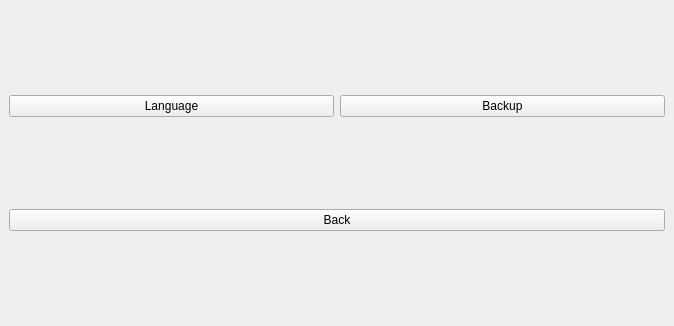
<?xml version="1.0" encoding="UTF-8"?>
<ui version="4.0">
 <class>MainWindow</class>
 <widget class="QMainWindow" name="MainWindow">
  <property name="geometry">
   <rect>
    <x>0</x>
    <y>0</y>
    <width>674</width>
    <height>326</height>
   </rect>
  </property>
  <property name="windowTitle">
   <string>TestComplex</string>
  </property>
  <widget class="QWidget" name="centralwidget">
   <layout class="QGridLayout" name="gridLayout">
    <item row="0" column="0">
     <layout class="QHBoxLayout" name="horizontalLayout">
      <item>
       <widget class="QPushButton" name="LanguageButton">
        <property name="text">
         <string>Language</string>
        </property>
       </widget>
      </item>
      <item>
       <widget class="QPushButton" name="BackupButton">
        <property name="text">
         <string>Backup</string>
        </property>
       </widget>
      </item>
     </layout>
    </item>
    <item row="1" column="0">
     <layout class="QHBoxLayout" name="horizontalLayout_2">
      <item>
       <widget class="QPushButton" name="Back0Button">
        <property name="text">
         <string>Back</string>
        </property>
       </widget>
      </item>
     </layout>
    </item>
   </layout>
  </widget>
 </widget>
 <resources/>
 <connections/>
</ui>
